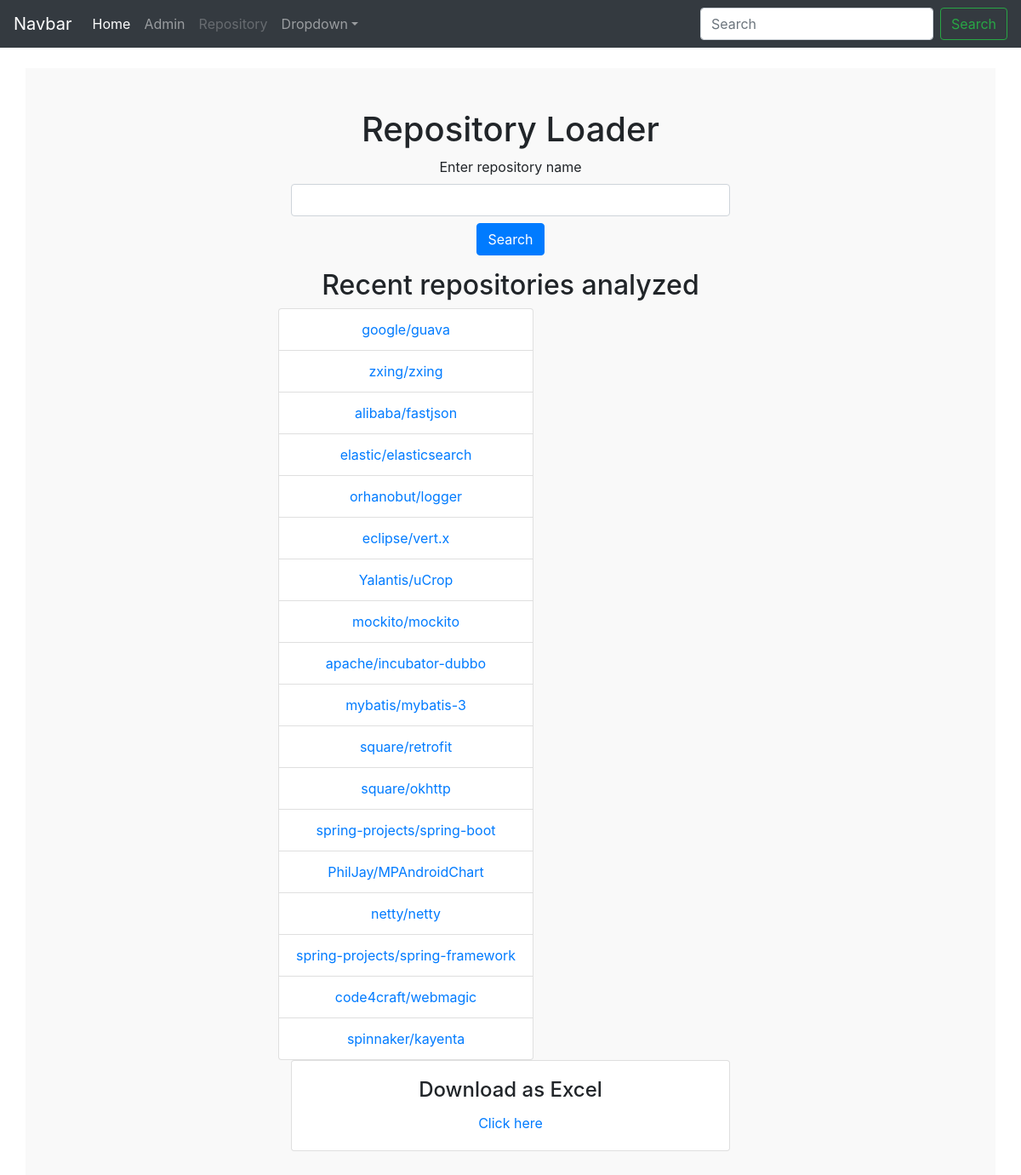
The app's page /repository/ with its own data.
### PatternBuddy/models.py (models this page shows, shortened)
class Repository(models.Model):
    id = models.PositiveIntegerField(primary_key=True)
    name = models.CharField(max_length=200)
    full_name = models.CharField(max_length=200)
    last_checked = models.DateField(auto_now=True)
    language = models.ForeignKey(Language, on_delete=models.CASCADE)
    pull_request_count = models.PositiveIntegerField(default=0)
    comments_count = models.PositiveIntegerField(default=0)
    contributors_count = models.PositiveIntegerField(default=0)
    size = models.PositiveIntegerField(default=0)
    dp_count = models.PositiveIntegerField(default=0)
    dp_analyzed = models.BooleanField(default=False)
    class Meta:
        verbose_name_plural = "repositories"

### PatternBuddy/views.py (the view)
# urls.py: path('', views.IndexListView.as_view(), name='index'),
class IndexListView(generic.ListView):
    model = Repository
    context_object_name = 'recent_repo_list'
    queryset = Repository.objects.all()
    template_name = "PatternBuddy/index.html"

### PatternBuddy/templates/PatternBuddy/index.html (shortened to what this page needs)
{% extends 'PatternBuddy/base.html' %}
{% block content %}
    <h1>Repository Loader</h1>
    <div class="row ">
        <div class="col-6 offset-3 ">
            <form action="{% url 'repository:submit' %}" method="post">
                <div class="form-group">
                    <label for="repository_url">Enter repository name</label>
                    <input class="form-control" type="text" name="repo_textfield" id="repository_url"/>
                    <input class="btn btn-primary mt-2" type="submit" value="Search"/>
                </div>
            </form>
        </div>
    </div>
    <div class="row">
        <div class="col-6 offset-3">
            <h2>Recent repositories analyzed</h2>
            <div class="row">
                {% if recent_repo_list %}
                    <ul class="list-group">
                        {% for repo in recent_repo_list %}
                            <li class="list-group-item">
                                <a href="{% url 'repository:detail' repo.id %}">{{ repo.full_name }}</a>
                            </li>
                        {% endfor %}
                    </ul>
                {% else %}
                    <p>There are no repositories analyzed.</p>
                {% endif %}
            </div>
        </div>
    </div>
    <div class="row">
        <div class="col-xs-6 col-sm-6 col-md-6 col-lg-6 offset-3">
            <div class="card">
                <div class="card-body">
                    <h4 class="card-title">Download as Excel</h4>
                    <a href="{% url 'repository:save-to-xlsx' %}" class="card-link">Click here</a>
                </div>
            </div>
        </div>
    </div>
{% endblock %}

### PatternBuddy/templates/PatternBuddy/base.html (shortened to what this page needs)
{% load staticfiles %}
<!doctype html>
<html lang="en">
<head>
    <link href="{% static 'css/bootstrap.css' %}" rel="stylesheet">
    <link href="{% static 'css/starter-template.css' %}" rel="stylesheet">
</head>
<body>
<nav class="navbar navbar-expand-md navbar-dark bg-dark fixed-top">
    <a class="navbar-brand" href="#">Navbar</a>
    <div class="collapse navbar-collapse" id="navbarsExampleDefault">
        <ul class="navbar-nav mr-auto">
            {% url 'repository:index' as index_url %}
            <li class="nav-item {% if request.path == index_url %}active{% endif %}">
                <a class="nav-link" href="{{ index_url }}">Home <span class="sr-only">(current)</span></a>
            </li>
            <li class="nav-item">
                <a class="nav-link" href="/admin">Admin</a>
            </li>
            <li class="nav-item">
                <a class="nav-link disabled" href="{% url 'repository:index' %}">Repository</a>
            </li>
            <li class="nav-item dropdown">
                <a class="nav-link dropdown-toggle" href="http://example.com" id="dropdown01" data-toggle="dropdown"
                   aria-haspopup="true" aria-expanded="false">Dropdown</a>
            </li>
        </ul>
        <form class="form-inline my-2 my-lg-0" action="{% url 'repository:submit' %}" method="post">
            <input class="form-control mr-sm-2" type="text" placeholder="Search" aria-label="Search"
                   name="repo_textfield" id="repository_url">
            <button class="btn btn-outline-success my-2 my-sm-0" type="submit">Search</button>
        </form>
    </div>
</nav>
<main role="main" class="container">
    <div class="starter-template">
        {% block content %}
        {% endblock %}
    </div>
</main>
</body>
</html>

### PatternBuddy/static/css/starter-template.css (style rules this page uses)
body { padding-top: 5rem; }
.starter-template { padding: 3rem 1.5rem; text-align: center; }
.container { background-color: #f9f9f9; }

### records on screen
Repository: full_name "google/guava"
Repository: full_name "zxing/zxing"
Repository: full_name "alibaba/fastjson"
Repository: full_name "elastic/elasticsearch"
Repository: full_name "orhanobut/logger"
Repository: full_name "eclipse/vert.x"
Repository: full_name "Yalantis/uCrop"
Repository: full_name "mockito/mockito"
Repository: full_name "apache/incubator-dubbo"
Repository: full_name "mybatis/mybatis-3"
Repository: full_name "square/retrofit"
Repository: full_name "square/okhttp"
Repository: full_name "spring-projects/spring-boot"
Repository: full_name "PhilJay/MPAndroidChart"
Repository: full_name "netty/netty"
Repository: full_name "spring-projects/spring-framework"
Repository: full_name "code4craft/webmagic"
Repository: full_name "spinnaker/kayenta"
